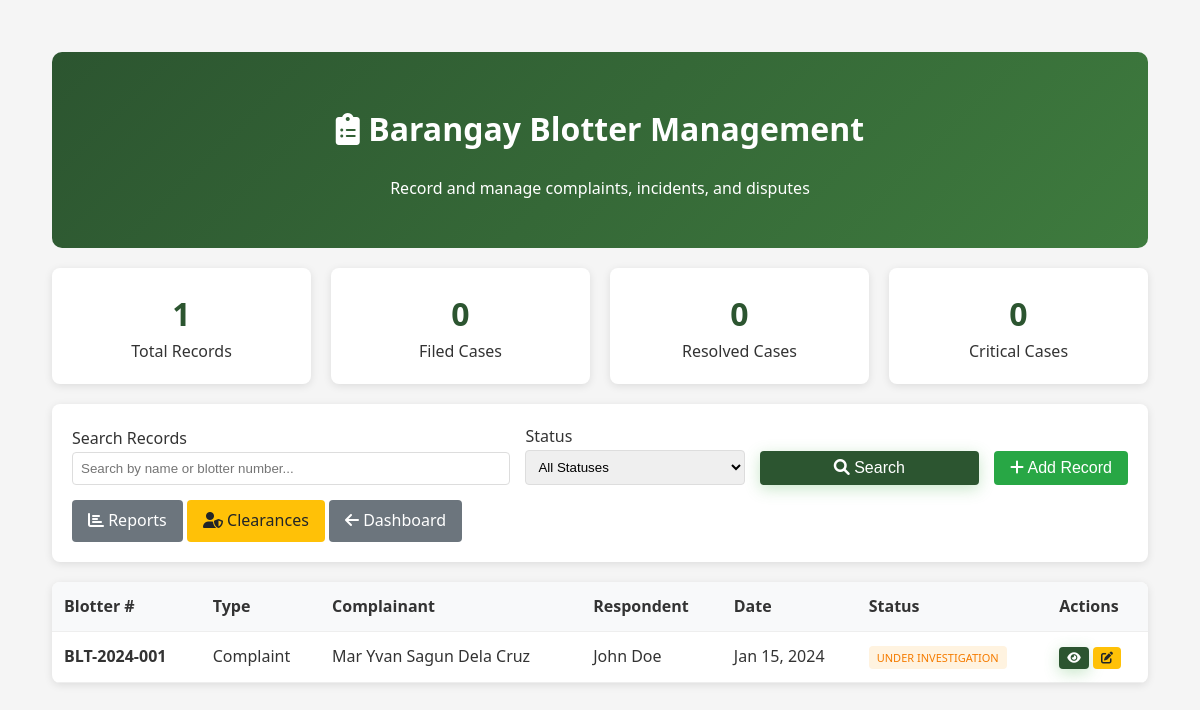
Page /admin/manage-blotter.php (signed in) on the earlier database version.
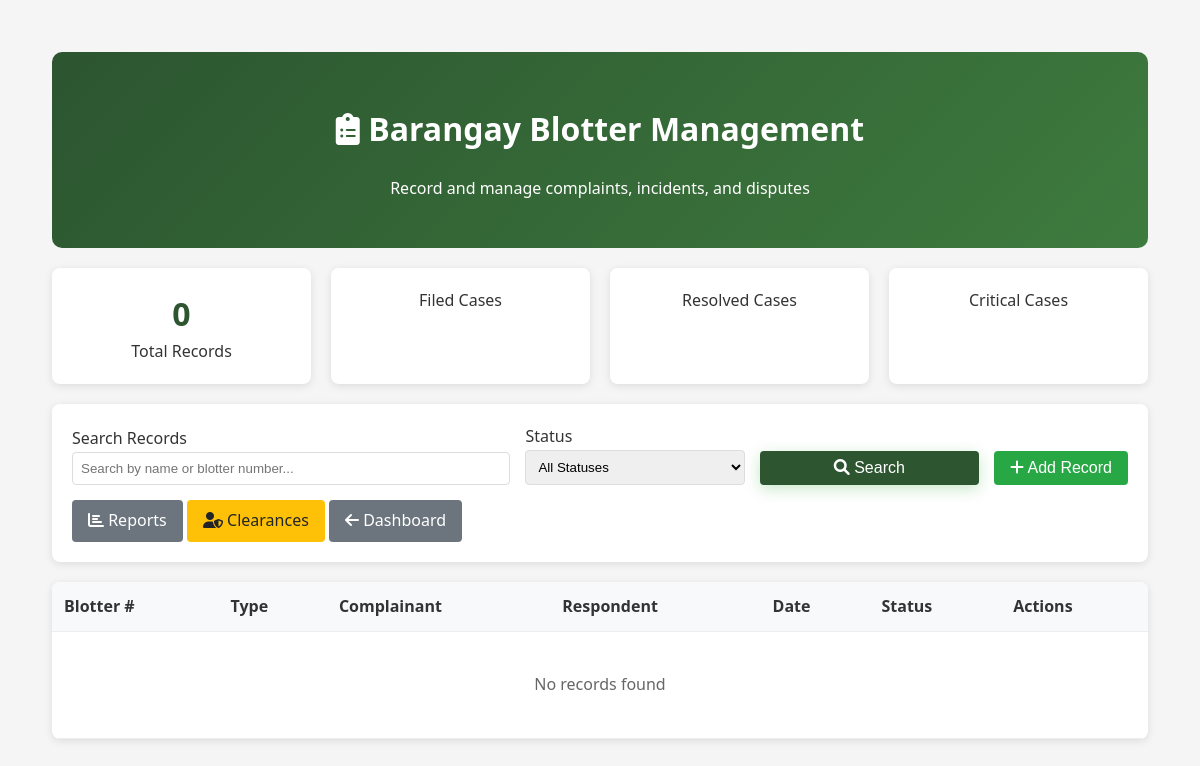
Same page on the later database version.
### tables this page shows
CREATE TABLE `barangay_blotter` (
  `id` int(11) NOT NULL,
  `blotter_number` varchar(50) NOT NULL,
  `incident_type` enum('complaint','incident','dispute','violation','other') NOT NULL,
  `complainant_id` int(11) DEFAULT NULL,
  `complainant_name` varchar(255) NOT NULL,
  `complainant_address` varchar(500) NOT NULL,
  `complainant_contact` varchar(20) DEFAULT NULL,
  `respondent_id` int(11) DEFAULT NULL,
  `respondent_name` varchar(255) NOT NULL,
  `respondent_address` varchar(500) NOT NULL,
  `respondent_contact` varchar(20) DEFAULT NULL,
  `incident_date` datetime NOT NULL,
  `reported_date` datetime NOT NULL DEFAULT current_timestamp(),
  `location` varchar(500) NOT NULL,
  `description` text NOT NULL,
  `classification` enum('minor','major','critical') DEFAULT 'minor',
  `status` enum('filed','under_investigation','mediation','resolved','dismissed','referred_to_court') DEFAULT 'filed',
  `investigating_officer` varchar(255) DEFAULT NULL,
  `settlement_details` text DEFAULT NULL,
  `action_taken` text DEFAULT NULL,
  `case_disposition` text DEFAULT NULL,
  `created_by` varchar(100) NOT NULL,
  `created_at` timestamp NOT NULL DEFAULT current_timestamp(),
  `updated_at` timestamp NOT NULL DEFAULT current_timestamp() ON UPDATE current_timestamp()
);

### admin/manage-blotter.php (the view, shortened to what the changed rows need)
<?php
include '../includes/db_connect.php';
$where_conditions = [];
$params = [];
$where_clause = $where_conditions ? "WHERE " . implode(" AND ", $where_conditions) : "";
$stmt = $pdo->prepare("
    SELECT * FROM barangay_blotter
    $where_clause
    ORDER BY created_at DESC
    LIMIT 50
");
$stmt->execute($params);
$blotter_records = $stmt->fetchAll();
$stats_stmt = $pdo->query("
    SELECT
        COUNT(*) as total,
        SUM(CASE WHEN status = 'filed' THEN 1 ELSE 0 END) as filed,
        SUM(CASE WHEN status = 'resolved' THEN 1 ELSE 0 END) as resolved,
        SUM(CASE WHEN classification = 'critical' THEN 1 ELSE 0 END) as critical
    FROM barangay_blotter
");
$stats = $stats_stmt->fetch();
?>
<!DOCTYPE html>
<html lang="en">
<head>
    <link rel="stylesheet" href="../css/styles.css">
    <link rel="stylesheet" href="https://cdnjs.cloudflare.com/ajax/libs/font-awesome/6.0.0/css/all.min.css">
</head>
<body>
    <div class="container">
        <div class="header">
            <h1><i class="fas fa-clipboard-list"></i> Barangay Blotter Management</h1>
        </div>
        <div class="stats-grid">
            <div class="stat-card">
                <div class="stat-number"><?php echo $stats['total']; ?></div>
                <div>Total Records</div>
            </div>
            <div class="stat-card">
                <div class="stat-number"><?php echo $stats['filed']; ?></div>
                <div>Filed Cases</div>
            </div>
            <div class="stat-card">
                <div class="stat-number"><?php echo $stats['resolved']; ?></div>
                <div>Resolved Cases</div>
            </div>
            <div class="stat-card">
                <div class="stat-number"><?php echo $stats['critical']; ?></div>
                <div>Critical Cases</div>
            </div>
        </div>
        <div class="table-container">
            <table class="table">
                <thead>
                    <tr>
                        <th>Blotter #</th>
                        <th>Type</th>
                        <th>Complainant</th>
                        <th>Respondent</th>
                        <th>Date</th>
                        <th>Status</th>
                        <th>Actions</th>
                    </tr>
                </thead>
                <tbody>
                    <?php if (empty($blotter_records)): ?>
                        <tr><td colspan="7" style="text-align: center; padding: 40px; color: #666;">No records found</td></tr>
                    <?php else: ?>
                        <?php foreach ($blotter_records as $record): ?>
                            <tr>
                                <td><strong><?php echo htmlspecialchars($record['blotter_number']); ?></strong></td>
                                <td><?php echo ucfirst($record['incident_type']); ?></td>
                                <td><?php echo htmlspecialchars($record['complainant_name']); ?></td>
                                <td><?php echo htmlspecialchars($record['respondent_name']); ?></td>
                                <td><?php echo date('M j, Y', strtotime($record['incident_date'])); ?></td>
                                <td><span class="status-badge status-<?php echo $record['status']; ?>"><?php echo ucfirst(str_replace('_', ' ', $record['status'])); ?></span></td>
                                <td>
                                    <button class="btn btn-sm btn-primary" onclick="viewRecord(<?php echo $record['id']; ?>)"><i class="fas fa-eye"></i></button>
                                    <button class="btn btn-sm btn-warning" onclick="updateStatus(<?php echo $record['id']; ?>)"><i class="fas fa-edit"></i></button>
                                </td>
                            </tr>
                        <?php endforeach; ?>
                    <?php endif; ?>
                </tbody>
            </table>
        </div>
    </div>
</body>
</html>

Differences in the rows shown:
removed barangay_blotter: blotter_number "BLT-2024-001", incident_type "Complaint", complainant_name "Mar Yvan Sagun Dela Cruz", respondent_name "John Doe", incident_date "Jan 15, 2024", status "UNDER INVESTIGATION"
Other differences:
$stats['total']: "1" → "0"
$stats['filed']: "0" → (not shown)
$stats['resolved']: "0" → (not shown)
$stats['critical']: "0" → (not shown)
text now shown: "No records found"
